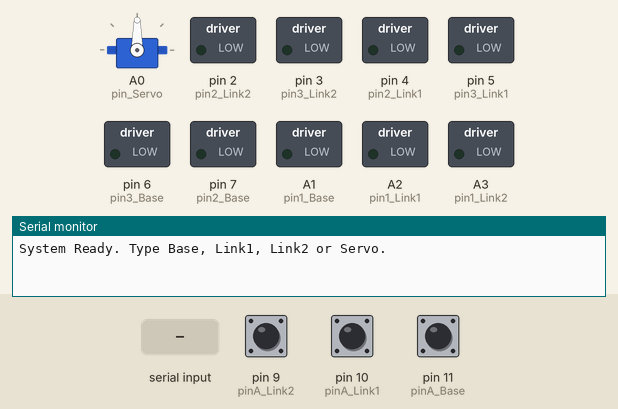
Recording of a sketch running on a simulated Arduino Uno, built with avr-gcc and run on an emulated ATmega328P. On the bench: servo, switched loads named in the sketch (green lamp = pin HIGH), the last lines printed to the serial monitor. Inputs (shaded band) come from the test bench; at power-on: pin 9 (pinA_Link2) HIGH, pin 10 (pinA_Link1) HIGH, pin 11 (pinA_Base) HIGH.

Above: at 1.2 s.
1.3 s: "Base\n" received over Serial
2.8 s: "Servo\n" received over Serial
4.3 s: "Link1\n" received over Serial
At 5.1 s:
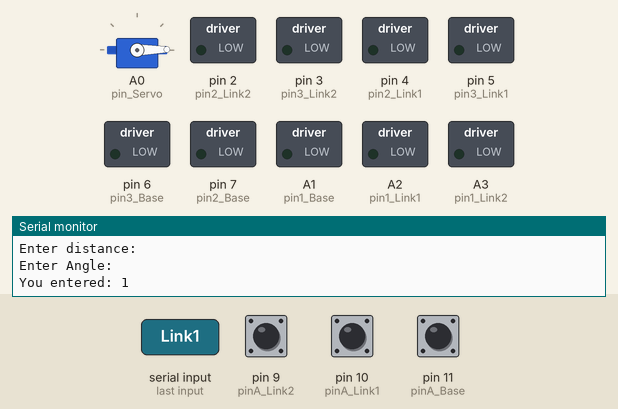
Timing chart, 0 to 7.3 s (numbered marks = the images above; inputs shaded):
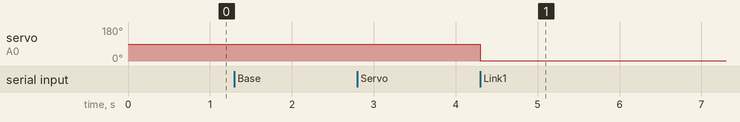

The sketch:

All_motors_Threads.ino
```cpp
#include <Servo.h>
#include <PID_v1.h>
#include <EnableInterrupt.h>
// ===================== SERVO =====================
Servo myServo;
const int pin_Servo = A0;

// ===================== MOTOR PINS =====================
const int pin3_Base  = 6;
const int pin2_Base  = 7;
const int pin1_Base  = A1;

const int pin3_Link1 = 5;
const int pin2_Link1 = 4;
const int pin1_Link1 = A2;

const int pin3_Link2 = 3;
const int pin2_Link2 = 2;
const int pin1_Link2 = A3;

// ===================== ENCODER PINS =====================
const int pinA_Base  = 11;
const int pinB_Base  = 13;

const int pinA_Link1 = 10;
const int pinB_Link1 = 12;

const int pinA_Link2 = 9;
const int pinB_Link2 = 8;

// ===================== ENCODER COUNTERS =====================
volatile long contador_Base  = 0;
volatile long contador_Link1 = 0;
volatile long contador_Link2 = 0;

// ===================== PID OBJECTS =====================
double Kp = 1, Ki = 0.5, Kd = 0.02;

double Input_Base, Output_Base, Setpoint_Base;
double Input_Link1, Output_Link1, Setpoint_Link1;
double Input_Link2, Output_Link2, Setpoint_Link2;

PID PID_Base(&Input_Base, &Output_Base, &Setpoint_Base, Kp, Ki, Kd, DIRECT);
PID PID_Link1(&Input_Link1, &Output_Link1, &Setpoint_Link1, Kp, Ki, Kd, DIRECT);
PID PID_Link2(&Input_Link2, &Output_Link2, &Setpoint_Link2, Kp, Ki, Kd, DIRECT);

// ===================== MILLIS PID LOOP =====================
unsigned long lastPID = 0;
const int PID_INTERVAL = 5;   // PID loop runs every 5ms = 200Hz

// ===================== MENU STATE =====================
String command = "";
int axisWaiting = -1;  // -1 = none, 0 = Base, 1 = Link1, 2 = Link2, 3 = Servo
int dist;
int angle;
// ========================== SETUP ==========================
void setup() {
  Serial.begin(115200);

  // Init PID controllers
  PID_Base.SetMode(AUTOMATIC);
  PID_Base.SetOutputLimits(-100, 100);

  PID_Link1.SetMode(AUTOMATIC);
  PID_Link1.SetOutputLimits(-255, 255);

  PID_Link2.SetMode(AUTOMATIC);
  PID_Link2.SetOutputLimits(-255, 255);

  // Encoder interrupts
  pinMode(pinA_Base, INPUT_PULLUP);
  pinMode(pinB_Base, INPUT_PULLUP);
  enableInterrupt(pinA_Base, interrupcion_Base, RISING);
  //attachInterrupt(digitalPinToInterrupt(pinA_Base), interrupcion_Base, RISING);

  pinMode(pinA_Link1, INPUT_PULLUP);
  pinMode(pinB_Link1, INPUT_PULLUP);
  enableInterrupt(pinA_Link1, interrupcion_Link1, RISING);
  //attachInterrupt(digitalPinToInterrupt(pinA_Link1), interrupcion_Link1, RISING);

  pinMode(pinA_Link2, INPUT_PULLUP);
  pinMode(pinB_Link2, INPUT_PULLUP);
  enableInterrupt(pinA_Link2, interrupcion_Link2, RISING);
  //attachInterrupt(digitalPinToInterrupt(pinA_Link2), interrupcion_Link2, RISING);

  // Motor pins
  pinMode(pin3_Base, OUTPUT);
  pinMode(pin2_Base, OUTPUT);
  pinMode(pin1_Base, OUTPUT);

  pinMode(pin3_Link1, OUTPUT);
  pinMode(pin2_Link1, OUTPUT);
  pinMode(pin1_Link1, OUTPUT);

  pinMode(pin3_Link2, OUTPUT);
  pinMode(pin2_Link2, OUTPUT);
  pinMode(pin1_Link2, OUTPUT);

  myServo.attach(pin_Servo);

  Serial.println("System Ready. Type Base, Link1, Link2 or Servo.");
}

// ========================== LOOP ==========================
void loop() {

  // Run PID loop every 5ms
  if (millis() - lastPID >= PID_INTERVAL) {
    lastPID = millis();
    //updatePID();
  }

  // Non-blocking menu
  handleMenu();
  // Check if user entered a distance
  processMovement();
}

// ===================== PID UPDATE LOOP =====================
void updatePID() {
  // Base
  Input_Base = contador_Base;
  PID_Base.Compute();
  drive_Base();
  // Link1
  Input_Link1 = contador_Link1;
  PID_Link1.Compute();
  drive_Link1();

  // Link2
  Input_Link2 = contador_Link2;
  PID_Link2.Compute();
  drive_Link2();
}

// ===================== NON-BLOCKING MENU =====================
void handleMenu() {
  if (!Serial.available()) return;

  command = Serial.readStringUntil('\n');
  command.trim();

  if (command == "Base")  { axisWaiting = 0; Serial.println("Enter distance:"); }
  if (command == "Link1") { axisWaiting = 1; Serial.println("Enter distance:"); }
  if (command == "Link2") { axisWaiting = 2; Serial.println("Enter distance:"); }
  if (command == "Servo") { axisWaiting = 3; Serial.println("Enter Angle: ");}
}

// ===================== DISTANCE INPUT =====================
void processMovement() {
  if (axisWaiting >= 0 && Serial.available()) {
    int dist = Serial.parseInt();
    Serial.print("You entered: ");
    Serial.println(dist);

    if (axisWaiting == 0) Setpoint_Base = dist;
    if (axisWaiting == 1) Setpoint_Link1 = dist;
    if (axisWaiting == 2) Setpoint_Link2 = dist;
    if (axisWaiting == 3){
      //angle = (dist*180)/17
      for (int i = 0; i <= dist; i++) {
      myServo.write(i);
      }
    }
    axisWaiting = -1;   // done
  }
}
```

commands.ino
```cpp
// ===================== MOTOR FUNCTIONS =====================
void clockwise_Base(int speed){
  digitalWrite(pin1_Base, HIGH);
  digitalWrite(pin2_Base, LOW);
  analogWrite(pin3_Base, speed);
}

void anticlock_Base(int speed){
  digitalWrite(pin1_Base, LOW);
  digitalWrite(pin2_Base, HIGH);
  analogWrite(pin3_Base, speed);
}

void Stop_Base(){
  digitalWrite(pin1_Base, LOW);
  digitalWrite(pin2_Base, LOW);
  analogWrite(pin3_Base, 0);
}

void clockwise_Link1(int speed){
  digitalWrite(pin1_Link1, HIGH);
  digitalWrite(pin2_Link1, LOW);
  analogWrite(pin3_Link1, speed);
}

void anticlock_Link1(int speed){
  digitalWrite(pin1_Link1, LOW);
  digitalWrite(pin2_Link1, HIGH);
  analogWrite(pin3_Link1, speed);
}

void Stop_Link1(){
  digitalWrite(pin1_Link1, LOW);
  digitalWrite(pin2_Link1, LOW);
  analogWrite(pin3_Link1, 0);
}

void clockwise_Link2(int speed){
  digitalWrite(pin1_Link2, HIGH);
  digitalWrite(pin2_Link2, LOW);
  analogWrite(pin3_Link2, speed);
}

void anticlock_Link2(int speed){
  digitalWrite(pin1_Link2, LOW);
  digitalWrite(pin2_Link2, HIGH);
  analogWrite(pin3_Link2, speed);
}

void Stop_Link2(){
  digitalWrite(pin1_Link2, LOW);
  digitalWrite(pin2_Link2, LOW);
  analogWrite(pin3_Link2, 0);
}
```

counters.ino
```cpp
// ===================== INTERRUPTS =====================
void interrupcion_Base() {
  if (digitalRead(pinB_Base)) contador_Base--;
  else contador_Base++;
}

void interrupcion_Link1() {
  if (digitalRead(pinB_Link1)) contador_Link1++;
  else contador_Link1--;
}

void interrupcion_Link2() {
  if (digitalRead(pinB_Link2)) contador_Link2++;
  else contador_Link2--;
}
```

motors.ino
```cpp
// ===================== MOTOR DRIVERS =====================
void drive_Base() {
  if (abs(Setpoint_Base - Input_Base) < 10) {  // motor is at target
      Stop_Base();
      return;}
  if (Output_Base > 0) clockwise_Base(Output_Base);
  else if (Output_Base < 0) anticlock_Base(255-abs(Output_Base));
}

void drive_Link1() {
  if (abs(Setpoint_Link1 - Input_Link1) < 15) {  // motor is at target
      Stop_Link1();
      return;
    }
    if(Output_Link1>90) Output_Link1=90;
    if(Output_Link1<-90) Output_Link1=-90;
    if (Output_Link1 > 0) {
      clockwise_Link1(Output_Link1);      // send PWM speed as Output
    }
    else {
      anticlock_Link1(255-abs(Output_Link1)); // speed = |Output|
    }
}


void drive_Link2() {
  if (abs(Setpoint_Link2 - Input_Link2) < 10) {  // motor is at target
      Stop_Link2();
      return;
    }
  if(Output_Link2>70) Output_Link2=70;
  if(Output_Link2<-70) Output_Link2=-70;
  if (Output_Link2 > 0) clockwise_Link2(Output_Link2);
  else if (Output_Link2 < 0) anticlock_Link2(255-abs(Output_Link2));
  else Stop_Link2();
}
```

Measured:
- after the input at 4.3 s, servo on A0 (pin_Servo): 90° → 1° at once
